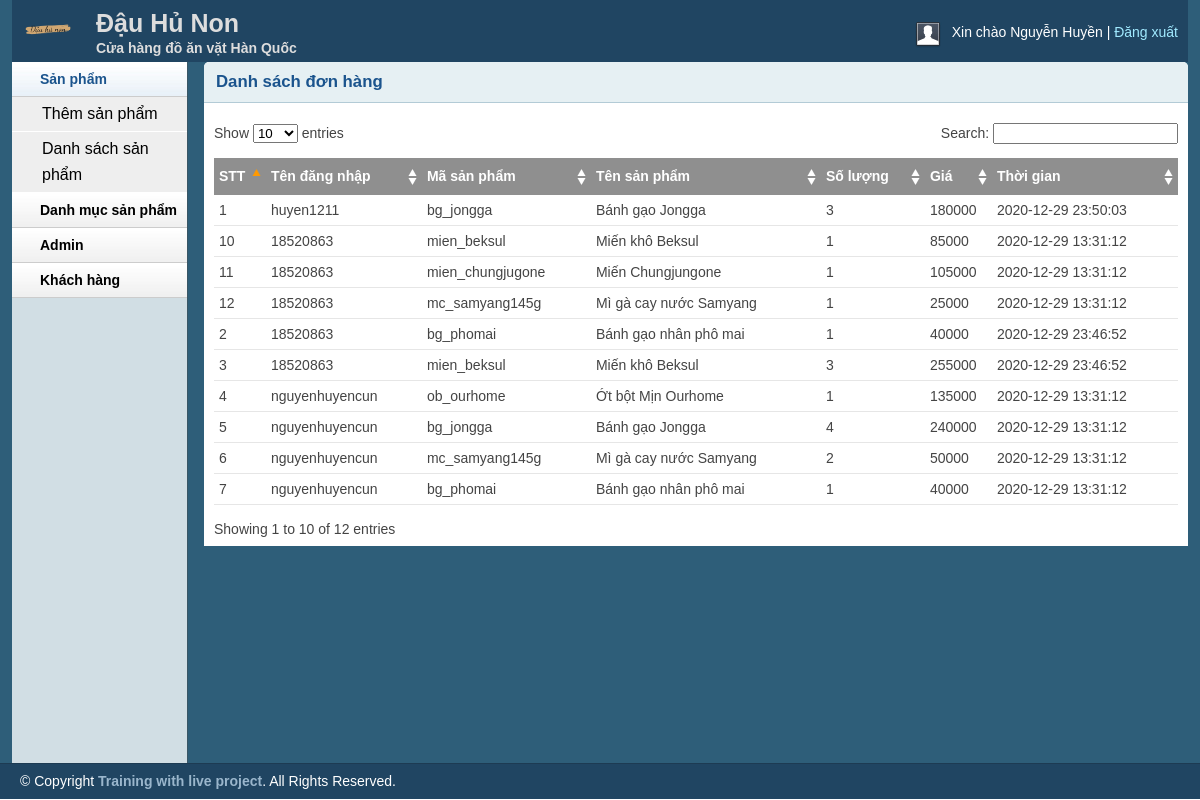
The page /admin/orderlist.php (signed in) on the database its author committed.
### tables this page shows
CREATE TABLE `orderproduct` (
  `orderID` int(11) NOT NULL,
  `cusUserName` varchar(255) NOT NULL,
  `productID` varchar(255) NOT NULL,
  `productName` varchar(255) NOT NULL,
  `quantity` int(11) NOT NULL,
  `price` varchar(255) NOT NULL,
  `image` varchar(255) NOT NULL,
  `orderTime` timestamp NOT NULL DEFAULT current_timestamp() ON UPDATE current_timestamp()
);

### lib/database.php (called while the page is built, shortened)
<?php
class Database
{
    public $host   = DB_HOST;
    public $user   = DB_USER;
    public $pass   = DB_PASS;
    public $dbname = DB_NAME;
    public $link;
    private function connectDB()
    {
        $this->link = new mysqli(
            $this->host,
            $this->user,
            $this->pass,
            $this->dbname
        );
    }
    public function select($query)
    {
        $result = $this->link->query($query) or
            die($this->link->error . __LINE__);
        if ($result->num_rows > 0) {
            return $result;
        } else {
            return false;
        }
    }
}

### classes/cart.php (called while the page is built, shortened)
<?php
$filepath = realpath(dirname(__FILE__));
include_once($filepath . '/../lib/database.php');
?>
<?php
class cart
{
    private $db;
    public function __construct()
    {
        $this->db = new Database();
    }
    public function show_order()
    {
        $query = "SELECT * FROM orderproduct ORDER BY orderTime DESC";
        $result = $this->db->select($query);
        return $result;
    }
}
?>

### admin/orderlist.php (the view, shortened to what this page needs)
<?php include 'inc/header.php'; ?>
<?php include 'inc/sidebar.php'; ?>
<?php include '../classes/cart.php'; ?>
<?php
$cart = new cart();
?>
<div class="grid_10">
    <div class="box round first grid">
        <h2>Danh sách đơn hàng</h2>
        <div class="block">
            <table class="data display datatable" id="example">
                <thead>
                    <tr>
                        <th>STT</th>
                        <th>Tên đăng nhập</th>
                        <th>Mã sản phẩm</th>
                        <th>Tên sản phẩm</th>
                        <th>Số lượng</th>
                        <th>Giá</th>
                        <th>Thời gian</th>
                    </tr>
                </thead>
                <tbody>
                    <?php
                    $show_order = $cart->show_order();
                    if ($show_order) {
                        $i = 0;
                        while ($result = $show_order->fetch_assoc()) {
                            $i++;
                    ?>
                            <tr class="odd gradeX" texta>
                                <td><?php echo $i; ?></td>
                                <td><?php echo $result['cusUserName']; ?></td>
                                <td><?php echo $result['productID']; ?></td>
                                <td><?php echo $result['productName']; ?></td>
                                <td><?php echo $result['quantity']; ?></td>
                                <td><?php echo $result['price']; ?></td>
                                <td><?php echo $result['orderTime']; ?></td>
                            </tr>
                    <?php
                        }
                    }
                    ?>
                </tbody>
            </table>
        </div>
    </div>
</div>
<?php include 'inc/footer.php'; ?>

### admin/css/layout.css (style rules this page uses)
body { background: #fff none repeat scroll 0 0; color: #444; font-size: 14px; padding: 0; }
h1, h2, h3, h4, h5, h6 { line-height:1.2em; margin-bottom:.3em; }
h2 { margin-top:1em; }
.box { background:#fff; margin-bottom:20px; padding:10px 10px 10px 10px; margin-left:-8px; }
.box.grid { padding-bottom:40px; }
.box.round { -moz-border-radius: 5px 5px 0px 0px; -webkit-border-radius: 5px 5px 0px 0px; border-radius: 5px 5px 0px 0px; }
.box h2 { font-size:1.2em; font-weight:bold; color:#1B548D; background:#E6F0F3; margin:-10px -10px 0 -10px; padding:10px 12px; border-bottom:1px solid #B3CBD6; -moz-border-radius: 5px 5px 0px 0px; -webkit-border-radius: 5px 5px 0px 0px; border-radius: 5px 5px 0px 0px; }
.box.first { min-height: 406px; }
.block { padding-top:20px; }
.block { padding-bottom:1px; }
table.display { margin: 0 auto; clear: both; width: 100%; }
.sorting_asc { background: #8f8f8f url(../img/table/sort_asc.png) no-repeat center right; padding:8px 5px; text-align:left; color:#fff; }
.sorting { background:#8f8f8f url(../img/table/sort_both.png) no-repeat center right; padding:8px 5px; text-align:left; color:#fff; }
tr.odd { height: 30px; line-height: 30px; border-bottom:1px solid #e6e6e6; }
tr.even { height: 30px; line-height: 30px; border-bottom:1px solid #e6e6e6; }
tr.odd td, tr.even td { padding-left:5px; }

### rows shown on the page
orderproduct: cusUserName "huyen1211", productID "bg_jongga", productName "Bánh gạo Jongga", quantity "3", price "180000", orderTime "2020-12-29 23:50:03"
orderproduct: cusUserName "18520863", productID "bg_phomai", productName "Bánh gạo nhân phô mai", quantity "1", price "40000", orderTime "2020-12-29 23:46:52"
orderproduct: cusUserName "18520863", productID "mien_beksul", productName "Miến khô Beksul", quantity "3", price "255000", orderTime "2020-12-29 23:46:52"
orderproduct: cusUserName "nguyenhuyencun", productID "ob_ourhome", productName "Ớt bột Mịn Ourhome", quantity "1", price "135000", orderTime "2020-12-29 13:31:12"
orderproduct: cusUserName "nguyenhuyencun", productID "bg_jongga", productName "Bánh gạo Jongga", quantity "4", price "240000", orderTime "2020-12-29 13:31:12"
orderproduct: cusUserName "nguyenhuyencun", productID "mc_samyang145g", productName "Mì gà cay nước Samyang", quantity "2", price "50000", orderTime "2020-12-29 13:31:12"
orderproduct: cusUserName "nguyenhuyencun", productID "bg_phomai", productName "Bánh gạo nhân phô mai", quantity "1", price "40000", orderTime "2020-12-29 13:31:12"
orderproduct: cusUserName "18520863", productID "mien_beksul", productName "Miến khô Beksul", quantity "1", price "85000", orderTime "2020-12-29 13:31:12"
orderproduct: cusUserName "18520863", productID "mien_chungjugone", productName "Miến Chungjungone", quantity "1", price "105000", orderTime "2020-12-29 13:31:12"
orderproduct: cusUserName "18520863", productID "mc_samyang145g", productName "Mì gà cay nước Samyang", quantity "1", price "25000", orderTime "2020-12-29 13:31:12"

### other values the page prints
Session::get('adminName') "Nguyễn Huyền"
